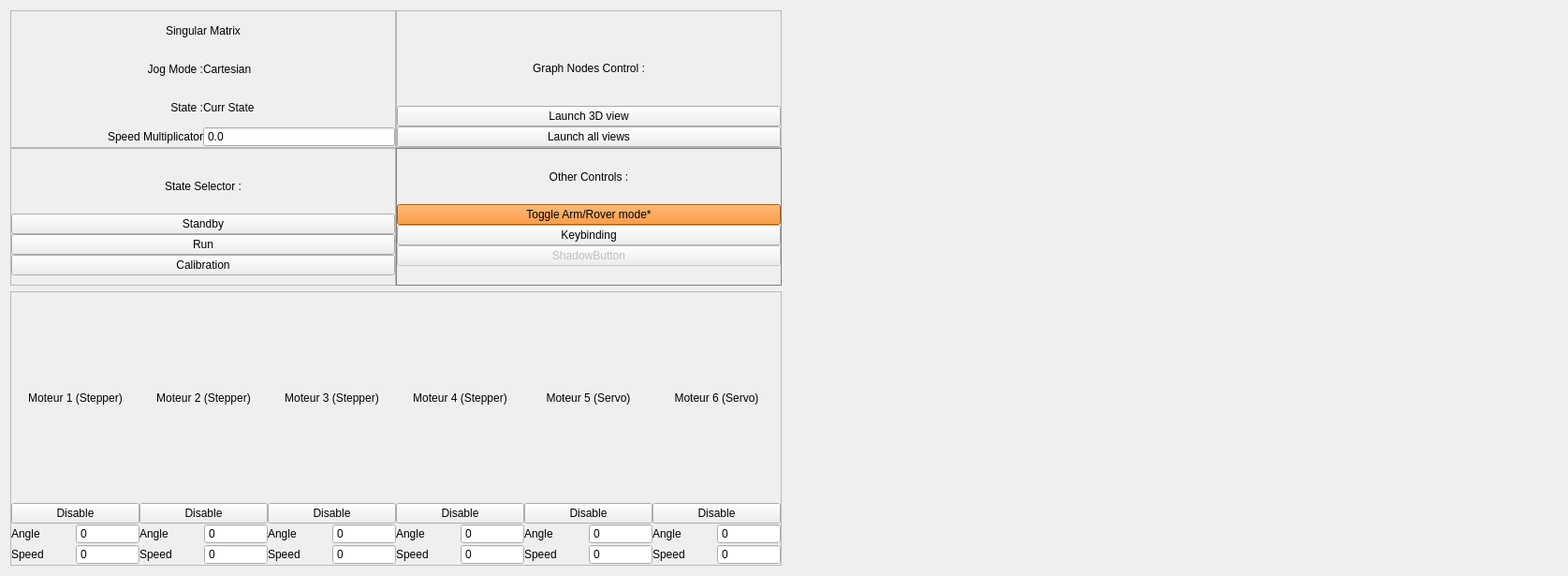
<?xml version="1.0" encoding="UTF-8"?>
<ui version="4.0">
 <class>Layout</class>
 <widget class="QWidget" name="Layout">
  <property name="enabled">
   <bool>true</bool>
  </property>
  <property name="geometry">
   <rect>
    <x>0</x>
    <y>0</y>
    <width>1675</width>
    <height>615</height>
   </rect>
  </property>
  <property name="font">
   <font>
    <pointsize>11</pointsize>
   </font>
  </property>
  <property name="contextMenuPolicy">
   <enum>Qt::DefaultContextMenu</enum>
  </property>
  <property name="acceptDrops">
   <bool>false</bool>
  </property>
  <property name="windowTitle">
   <string>Rovus Arm Gui</string>
  </property>
  <property name="styleSheet">
   <string notr="true"/>
  </property>
  <layout class="QGridLayout" name="gridLayout_5">
   <item row="0" column="0">
    <layout class="QVBoxLayout" name="verticalLayout_11">
     <item>
      <layout class="QHBoxLayout" name="horizontalLayout_8">
       <property name="spacing">
        <number>0</number>
       </property>
       <item>
        <layout class="QHBoxLayout" name="horizontalLayout_10">
         <item>
          <layout class="QVBoxLayout" name="verticalLayout_14">
           <property name="spacing">
            <number>0</number>
           </property>
           <item>
            <widget class="QFrame" name="frame_info">
             <property name="enabled">
              <bool>true</bool>
             </property>
             <property name="styleSheet">
              <string notr="true">QFrame#frame_other_controls{border: 1px solid grey;}</string>
             </property>
             <property name="frameShape">
              <enum>QFrame::StyledPanel</enum>
             </property>
             <property name="frameShadow">
              <enum>QFrame::Plain</enum>
             </property>
             <property name="lineWidth">
              <number>1</number>
             </property>
             <layout class="QGridLayout" name="gridLayout_2">
              <property name="leftMargin">
               <number>0</number>
              </property>
              <property name="topMargin">
               <number>0</number>
              </property>
              <property name="rightMargin">
               <number>0</number>
              </property>
              <property name="bottomMargin">
               <number>0</number>
              </property>
              <property name="spacing">
               <number>0</number>
              </property>
              <item row="0" column="0">
               <layout class="QHBoxLayout" name="horizontalLayout_13">
                <item>
                 <layout class="QVBoxLayout" name="verticalLayout_3">
                  <property name="spacing">
                   <number>0</number>
                  </property>
                  <item>
                   <widget class="QLabel" name="singularMatrix">
                    <property name="frameShape">
                     <enum>QFrame::NoFrame</enum>
                    </property>
                    <property name="frameShadow">
                     <enum>QFrame::Plain</enum>
                    </property>
                    <property name="text">
                     <string>Singular Matrix</string>
                    </property>
                    <property name="alignment">
                     <set>Qt::AlignCenter</set>
                    </property>
                   </widget>
                  </item>
                  <item>
                   <layout class="QHBoxLayout" name="horizontalLayout_11">
                    <item>
                     <widget class="QLabel" name="jogModeLabel">
                      <property name="text">
                       <string>Jog Mode :</string>
                      </property>
                      <property name="alignment">
                       <set>Qt::AlignRight|Qt::AlignTrailing|Qt::AlignVCenter</set>
                      </property>
                     </widget>
                    </item>
                    <item>
                     <widget class="QLabel" name="jogMode">
                      <property name="text">
                       <string>Cartesian</string>
                      </property>
                      <property name="alignment">
                       <set>Qt::AlignLeading|Qt::AlignLeft|Qt::AlignVCenter</set>
                      </property>
                      <property name="buddy">
                       <cstring>jogMode</cstring>
                      </property>
                     </widget>
                    </item>
                   </layout>
                  </item>
                  <item>
                   <layout class="QHBoxLayout" name="horizontalLayout_9">
                    <item>
                     <widget class="QLabel" name="stateLabel">
                      <property name="text">
                       <string>State :</string>
                      </property>
                      <property name="alignment">
                       <set>Qt::AlignRight|Qt::AlignTrailing|Qt::AlignVCenter</set>
                      </property>
                     </widget>
                    </item>
                    <item>
                     <widget class="QLabel" name="currState">
                      <property name="text">
                       <string>Curr State</string>
                      </property>
                      <property name="textFormat">
                       <enum>Qt::AutoText</enum>
                      </property>
                      <property name="scaledContents">
                       <bool>false</bool>
                      </property>
                      <property name="alignment">
                       <set>Qt::AlignLeading|Qt::AlignLeft|Qt::AlignVCenter</set>
                      </property>
                     </widget>
                    </item>
                   </layout>
                  </item>
                  <item>
                   <layout class="QHBoxLayout" name="horizontalLayout_12">
                    <item>
                     <widget class="QLabel" name="speedMultiplicatorLabel">
                      <property name="text">
                       <string>Speed Multiplicator</string>
                      </property>
                      <property name="alignment">
                       <set>Qt::AlignRight|Qt::AlignTrailing|Qt::AlignVCenter</set>
                      </property>
                     </widget>
                    </item>
                    <item>
                     <widget class="QDoubleSpinBox" name="currSpeedMultiplicator">
                      <property name="enabled">
                       <bool>true</bool>
                      </property>
                      <property name="acceptDrops">
                       <bool>false</bool>
                      </property>
                      <property name="frame">
                       <bool>true</bool>
                      </property>
                      <property name="readOnly">
                       <bool>true</bool>
                      </property>
                      <property name="buttonSymbols">
                       <enum>QAbstractSpinBox::NoButtons</enum>
                      </property>
                      <property name="suffix">
                       <string/>
                      </property>
                      <property name="decimals">
                       <number>1</number>
                      </property>
                      <property name="minimum">
                       <double>-360.000000000000000</double>
                      </property>
                      <property name="maximum">
                       <double>360.000000000000000</double>
                      </property>
                     </widget>
                    </item>
                   </layout>
                  </item>
                 </layout>
                </item>
               </layout>
              </item>
             </layout>
            </widget>
           </item>
           <item>
            <widget class="QFrame" name="frame_State">
             <property name="enabled">
              <bool>true</bool>
             </property>
             <property name="styleSheet">
              <string notr="true">QFrame#frame_other_controls{border: 1px solid grey;}</string>
             </property>
             <property name="frameShape">
              <enum>QFrame::StyledPanel</enum>
             </property>
             <property name="frameShadow">
              <enum>QFrame::Plain</enum>
             </property>
             <property name="lineWidth">
              <number>1</number>
             </property>
             <layout class="QGridLayout" name="gridLayout_7">
              <property name="leftMargin">
               <number>0</number>
              </property>
              <property name="topMargin">
               <number>0</number>
              </property>
              <property name="rightMargin">
               <number>0</number>
              </property>
              <property name="bottomMargin">
               <number>0</number>
              </property>
              <property name="spacing">
               <number>0</number>
              </property>
              <item row="0" column="0">
               <layout class="QHBoxLayout" name="horizontalLayout_31">
                <item>
                 <layout class="QVBoxLayout" name="verticalLayout_10">
                  <item>
                   <spacer name="verticalSpacer_6">
                    <property name="orientation">
                     <enum>Qt::Vertical</enum>
                    </property>
                    <property name="sizeType">
                     <enum>QSizePolicy::Minimum</enum>
                    </property>
                    <property name="sizeHint" stdset="0">
                     <size>
                      <width>20</width>
                      <height>10</height>
                     </size>
                    </property>
                   </spacer>
                  </item>
                  <item>
                   <widget class="QLabel" name="singularMatrix_5">
                    <property name="frameShape">
                     <enum>QFrame::NoFrame</enum>
                    </property>
                    <property name="frameShadow">
                     <enum>QFrame::Plain</enum>
                    </property>
                    <property name="text">
                     <string>State Selector :</string>
                    </property>
                    <property name="alignment">
                     <set>Qt::AlignCenter</set>
                    </property>
                   </widget>
                  </item>
                  <item>
                   <widget class="QPushButton" name="state_standby">
                    <property name="text">
                     <string>Standby</string>
                    </property>
                    <property name="iconSize">
                     <size>
                      <width>16</width>
                      <height>40</height>
                     </size>
                    </property>
                    <property name="checkable">
                     <bool>false</bool>
                    </property>
                    <property name="checked">
                     <bool>false</bool>
                    </property>
                    <property name="autoRepeat">
                     <bool>false</bool>
                    </property>
                    <property name="autoExclusive">
                     <bool>false</bool>
                    </property>
                    <property name="autoDefault">
                     <bool>false</bool>
                    </property>
                    <property name="default">
                     <bool>false</bool>
                    </property>
                    <property name="flat">
                     <bool>false</bool>
                    </property>
                   </widget>
                  </item>
                  <item>
                   <widget class="QPushButton" name="state_run">
                    <property name="text">
                     <string>Run</string>
                    </property>
                    <property name="iconSize">
                     <size>
                      <width>16</width>
                      <height>40</height>
                     </size>
                    </property>
                    <property name="checkable">
                     <bool>false</bool>
                    </property>
                    <property name="checked">
                     <bool>false</bool>
                    </property>
                    <property name="autoRepeat">
                     <bool>false</bool>
                    </property>
                    <property name="autoExclusive">
                     <bool>false</bool>
                    </property>
                    <property name="autoDefault">
                     <bool>false</bool>
                    </property>
                    <property name="default">
                     <bool>false</bool>
                    </property>
                    <property name="flat">
                     <bool>false</bool>
                    </property>
                   </widget>
                  </item>
                  <item>
                   <widget class="QPushButton" name="state_calib">
                    <property name="text">
                     <string>Calibration</string>
                    </property>
                    <property name="iconSize">
                     <size>
                      <width>16</width>
                      <height>40</height>
                     </size>
                    </property>
                    <property name="checkable">
                     <bool>false</bool>
                    </property>
                    <property name="checked">
                     <bool>false</bool>
                    </property>
                    <property name="autoRepeat">
                     <bool>false</bool>
                    </property>
                    <property name="autoExclusive">
                     <bool>false</bool>
                    </property>
                    <property name="autoDefault">
                     <bool>false</bool>
                    </property>
                    <property name="default">
                     <bool>false</bool>
                    </property>
                    <property name="flat">
                     <bool>false</bool>
                    </property>
                   </widget>
                  </item>
                  <item>
                   <spacer name="verticalSpacer_5">
                    <property name="orientation">
                     <enum>Qt::Vertical</enum>
                    </property>
                    <property name="sizeType">
                     <enum>QSizePolicy::Minimum</enum>
                    </property>
                    <property name="sizeHint" stdset="0">
                     <size>
                      <width>20</width>
                      <height>10</height>
                     </size>
                    </property>
                   </spacer>
                  </item>
                 </layout>
                </item>
               </layout>
              </item>
             </layout>
            </widget>
           </item>
          </layout>
         </item>
        </layout>
       </item>
       <item>
        <layout class="QVBoxLayout" name="verticalLayout_4">
         <property name="spacing">
          <number>0</number>
         </property>
         <item>
          <widget class="QFrame" name="frame_graph_nodes_control">
           <property name="enabled">
            <bool>true</bool>
           </property>
           <property name="styleSheet">
            <string notr="true">QFrame#frame_other_controls{border: 1px solid grey;}</string>
           </property>
           <property name="frameShape">
            <enum>QFrame::StyledPanel</enum>
           </property>
           <property name="frameShadow">
            <enum>QFrame::Plain</enum>
           </property>
           <property name="lineWidth">
            <number>1</number>
           </property>
           <layout class="QGridLayout" name="gridLayout_3">
            <property name="leftMargin">
             <number>0</number>
            </property>
            <property name="topMargin">
             <number>0</number>
            </property>
            <property name="rightMargin">
             <number>0</number>
            </property>
            <property name="bottomMargin">
             <number>0</number>
            </property>
            <property name="spacing">
             <number>0</number>
            </property>
            <item row="0" column="0">
             <layout class="QVBoxLayout" name="verticalLayout">
              <item>
               <spacer name="verticalSpacer_3">
                <property name="orientation">
                 <enum>Qt::Vertical</enum>
                </property>
                <property name="sizeType">
                 <enum>QSizePolicy::Minimum</enum>
                </property>
                <property name="sizeHint" stdset="0">
                 <size>
                  <width>20</width>
                  <height>20</height>
                 </size>
                </property>
               </spacer>
              </item>
              <item>
               <widget class="QLabel" name="singularMatrix_3">
                <property name="enabled">
                 <bool>true</bool>
                </property>
                <property name="frameShape">
                 <enum>QFrame::NoFrame</enum>
                </property>
                <property name="frameShadow">
                 <enum>QFrame::Plain</enum>
                </property>
                <property name="text">
                 <string>Graph Nodes Control :</string>
                </property>
                <property name="alignment">
                 <set>Qt::AlignCenter</set>
                </property>
               </widget>
              </item>
              <item>
               <widget class="QPushButton" name="launch_3d_view">
                <property name="enabled">
                 <bool>true</bool>
                </property>
                <property name="text">
                 <string>Launch 3D view</string>
                </property>
                <property name="checkable">
                 <bool>true</bool>
                </property>
               </widget>
              </item>
              <item>
               <widget class="QPushButton" name="launch_all_views">
                <property name="text">
                 <string>Launch all views</string>
                </property>
                <property name="checkable">
                 <bool>true</bool>
                </property>
               </widget>
              </item>
             </layout>
            </item>
           </layout>
          </widget>
         </item>
         <item>
          <widget class="QFrame" name="frame_other_controls">
           <property name="enabled">
            <bool>true</bool>
           </property>
           <property name="styleSheet">
            <string notr="true">QFrame#frame_other_controls{border: 1px solid grey;}</string>
           </property>
           <property name="frameShape">
            <enum>QFrame::StyledPanel</enum>
           </property>
           <property name="frameShadow">
            <enum>QFrame::Plain</enum>
           </property>
           <property name="lineWidth">
            <number>1</number>
           </property>
           <layout class="QGridLayout" name="gridLayout_4">
            <property name="leftMargin">
             <number>0</number>
            </property>
            <property name="topMargin">
             <number>0</number>
            </property>
            <property name="rightMargin">
             <number>0</number>
            </property>
            <property name="bottomMargin">
             <number>0</number>
            </property>
            <property name="spacing">
             <number>0</number>
            </property>
            <item row="0" column="0">
             <layout class="QVBoxLayout" name="verticalLayout_6">
              <item>
               <widget class="QLabel" name="singularMatrix_4">
                <property name="frameShape">
                 <enum>QFrame::NoFrame</enum>
                </property>
                <property name="frameShadow">
                 <enum>QFrame::Plain</enum>
                </property>
                <property name="text">
                 <string>Other Controls :</string>
                </property>
                <property name="alignment">
                 <set>Qt::AlignCenter</set>
                </property>
               </widget>
              </item>
              <item>
               <widget class="QPushButton" name="ctrl_joy_demux">
                <property name="styleSheet">
                 <string notr="true">background-color: rgb(255, 124, 0);</string>
                </property>
                <property name="text">
                 <string>Toggle Arm/Rover mode*</string>
                </property>
                <property name="checkable">
                 <bool>false</bool>
                </property>
               </widget>
              </item>
              <item>
               <widget class="QPushButton" name="show_keybinding">
                <property name="text">
                 <string>Keybinding</string>
                </property>
                <property name="checkable">
                 <bool>true</bool>
                </property>
               </widget>
              </item>
              <item>
               <widget class="QPushButton" name="shadowButton">
                <property name="enabled">
                 <bool>false</bool>
                </property>
                <property name="text">
                 <string>ShadowButton</string>
                </property>
               </widget>
              </item>
              <item>
               <spacer name="verticalSpacer_4">
                <property name="orientation">
                 <enum>Qt::Vertical</enum>
                </property>
                <property name="sizeType">
                 <enum>QSizePolicy::Minimum</enum>
                </property>
                <property name="sizeHint" stdset="0">
                 <size>
                  <width>20</width>
                  <height>20</height>
                 </size>
                </property>
               </spacer>
              </item>
             </layout>
            </item>
           </layout>
          </widget>
         </item>
        </layout>
       </item>
      </layout>
     </item>
     <item>
      <widget class="QFrame" name="frame_moteur">
       <property name="enabled">
        <bool>true</bool>
       </property>
       <property name="styleSheet">
        <string notr="true">QFrame#frame_other_controls{border: 1px solid grey;}</string>
       </property>
       <property name="frameShape">
        <enum>QFrame::StyledPanel</enum>
       </property>
       <property name="frameShadow">
        <enum>QFrame::Plain</enum>
       </property>
       <property name="lineWidth">
        <number>1</number>
       </property>
       <layout class="QGridLayout" name="gridLayout">
        <property name="leftMargin">
         <number>0</number>
        </property>
        <property name="topMargin">
         <number>0</number>
        </property>
        <property name="rightMargin">
         <number>0</number>
        </property>
        <property name="bottomMargin">
         <number>0</number>
        </property>
        <property name="spacing">
         <number>0</number>
        </property>
        <item row="0" column="0">
         <layout class="QHBoxLayout" name="horizontalLayout">
          <property name="spacing">
           <number>0</number>
          </property>
          <item>
           <layout class="QVBoxLayout" name="verticalLayoutMoteur1">
            <item>
             <widget class="QLabel" name="moteur1Label">
              <property name="text">
               <string>Moteur 1 (Stepper)</string>
              </property>
              <property name="alignment">
               <set>Qt::AlignCenter</set>
              </property>
              <property name="buddy">
               <cstring>moteur1Label</cstring>
              </property>
             </widget>
            </item>
            <item>
             <layout class="QHBoxLayout" name="horizontalLayout_2">
              <item>
               <widget class="QPushButton" name="j1_enable_">
                <property name="text">
                 <string>Disable</string>
                </property>
                <property name="checkable">
                 <bool>true</bool>
                </property>
                <property name="checked">
                 <bool>false</bool>
                </property>
                <property name="autoDefault">
                 <bool>false</bool>
                </property>
                <property name="default">
                 <bool>false</bool>
                </property>
                <property name="flat">
                 <bool>false</bool>
                </property>
               </widget>
              </item>
             </layout>
            </item>
            <item>
             <layout class="QHBoxLayout" name="horizontalLayout_3">
              <item>
               <widget class="QLabel" name="label_8">
                <property name="text">
                 <string>Angle</string>
                </property>
               </widget>
              </item>
              <item>
               <widget class="QDoubleSpinBox" name="j1_currAngle">
                <property name="enabled">
                 <bool>true</bool>
                </property>
                <property name="acceptDrops">
                 <bool>false</bool>
                </property>
                <property name="frame">
                 <bool>true</bool>
                </property>
                <property name="readOnly">
                 <bool>true</bool>
                </property>
                <property name="buttonSymbols">
                 <enum>QAbstractSpinBox::NoButtons</enum>
                </property>
                <property name="suffix">
                 <string/>
                </property>
                <property name="decimals">
                 <number>0</number>
                </property>
                <property name="minimum">
                 <double>-360.000000000000000</double>
                </property>
                <property name="maximum">
                 <double>360.000000000000000</double>
                </property>
               </widget>
              </item>
             </layout>
            </item>
            <item>
             <layout class="QHBoxLayout" name="horizontalLayout_4">
              <item>
               <widget class="QLabel" name="j1_speedLabel">
                <property name="text">
                 <string>Speed</string>
                </property>
               </widget>
              </item>
              <item>
               <widget class="QDoubleSpinBox" name="j1_currSpeed">
                <property name="enabled">
                 <bool>true</bool>
                </property>
                <property name="acceptDrops">
                 <bool>false</bool>
                </property>
                <property name="frame">
                 <bool>true</bool>
                </property>
                <property name="readOnly">
                 <bool>true</bool>
                </property>
                <property name="buttonSymbols">
                 <enum>QAbstractSpinBox::NoButtons</enum>
                </property>
                <property name="suffix">
                 <string/>
                </property>
                <property name="decimals">
                 <number>0</number>
                </property>
                <property name="minimum">
                 <double>-360.000000000000000</double>
                </property>
                <property name="maximum">
                 <double>360.000000000000000</double>
                </property>
               </widget>
              </item>
             </layout>
            </item>
           </layout>
          </item>
          <item>
           <layout class="QVBoxLayout" name="verticalLayout_5">
            <item>
             <widget class="QLabel" name="moteur2Label">
              <property name="text">
               <string>Moteur 2 (Stepper)</string>
              </property>
              <property name="alignment">
               <set>Qt::AlignCenter</set>
              </property>
             </widget>
            </item>
            <item>
             <layout class="QHBoxLayout" name="horizontalLayout_15">
              <item>
               <widget class="QPushButton" name="j2_enable_">
                <property name="text">
                 <string>Disable</string>
                </property>
                <property name="checkable">
                 <bool>true</bool>
                </property>
               </widget>
              </item>
             </layout>
            </item>
            <item>
             <layout class="QHBoxLayout" name="horizontalLayout_16">
              <item>
               <widget class="QLabel" name="label_16">
                <property name="text">
                 <string>Angle</string>
                </property>
               </widget>
              </item>
              <item>
               <widget class="QDoubleSpinBox" name="j2_currAngle">
                <property name="enabled">
                 <bool>true</bool>
                </property>
                <property name="acceptDrops">
                 <bool>false</bool>
                </property>
                <property name="frame">
                 <bool>true</bool>
                </property>
                <property name="readOnly">
                 <bool>true</bool>
                </property>
                <property name="buttonSymbols">
                 <enum>QAbstractSpinBox::NoButtons</enum>
                </property>
                <property name="suffix">
                 <string/>
                </property>
                <property name="decimals">
                 <number>0</number>
                </property>
                <property name="minimum">
                 <double>-360.000000000000000</double>
                </property>
                <property name="maximum">
                 <double>360.000000000000000</double>
                </property>
               </widget>
              </item>
             </layout>
            </item>
            <item>
             <layout class="QHBoxLayout" name="horizontalLayout_17">
              <item>
               <widget class="QLabel" name="j2_speedLabel">
                <property name="text">
                 <string>Speed</string>
                </property>
               </widget>
              </item>
              <item>
               <widget class="QDoubleSpinBox" name="j2_currSpeed">
                <property name="enabled">
                 <bool>true</bool>
                </property>
                <property name="acceptDrops">
                 <bool>false</bool>
                </property>
                <property name="frame">
                 <bool>true</bool>
                </property>
                <property name="readOnly">
                 <bool>true</bool>
                </property>
                <property name="buttonSymbols">
                 <enum>QAbstractSpinBox::NoButtons</enum>
                </property>
                <property name="suffix">
                 <string/>
                </property>
                <property name="decimals">
                 <number>0</number>
                </property>
                <property name="minimum">
                 <double>-360.000000000000000</double>
                </property>
                <property name="maximum">
                 <double>360.000000000000000</double>
                </property>
               </widget>
              </item>
             </layout>
            </item>
           </layout>
          </item>
          <item>
           <layout class="QVBoxLayout" name="verticalLayout_7">
            <item>
             <widget class="QLabel" name="moteur3Label">
              <property name="text">
               <string>Moteur 3 (Stepper)</string>
              </property>
              <property name="alignment">
               <set>Qt::AlignCenter</set>
              </property>
             </widget>
            </item>
            <item>
             <layout class="QHBoxLayout" name="horizontalLayout_21">
              <item>
               <widget class="QPushButton" name="j3_enable_">
                <property name="text">
                 <string>Disable</string>
                </property>
                <property name="checkable">
                 <bool>true</bool>
                </property>
               </widget>
              </item>
             </layout>
            </item>
            <item>
             <layout class="QHBoxLayout" name="horizontalLayout_22">
              <item>
               <widget class="QLabel" name="label_20">
                <property name="text">
                 <string>Angle</string>
                </property>
               </widget>
              </item>
              <item>
               <widget class="QDoubleSpinBox" name="j3_currAngle">
                <property name="enabled">
                 <bool>true</bool>
                </property>
                <property name="acceptDrops">
                 <bool>false</bool>
                </property>
                <property name="frame">
                 <bool>true</bool>
                </property>
                <property name="readOnly">
                 <bool>true</bool>
                </property>
                <property name="buttonSymbols">
                 <enum>QAbstractSpinBox::NoButtons</enum>
                </property>
                <property name="suffix">
                 <string/>
                </property>
                <property name="decimals">
                 <number>0</number>
                </property>
                <property name="minimum">
                 <double>-360.000000000000000</double>
                </property>
                <property name="maximum">
                 <double>360.000000000000000</double>
                </property>
               </widget>
              </item>
             </layout>
            </item>
            <item>
             <layout class="QHBoxLayout" name="horizontalLayout_23">
              <item>
               <widget class="QLabel" name="j3_speedLabel">
                <property name="text">
                 <string>Speed</string>
                </property>
               </widget>
              </item>
              <item>
               <widget class="QDoubleSpinBox" name="j3_currSpeed">
                <property name="enabled">
                 <bool>true</bool>
                </property>
                <property name="acceptDrops">
                 <bool>false</bool>
                </property>
                <property name="frame">
                 <bool>true</bool>
                </property>
                <property name="readOnly">
                 <bool>true</bool>
                </property>
                <property name="buttonSymbols">
                 <enum>QAbstractSpinBox::NoButtons</enum>
                </property>
                <property name="suffix">
                 <string/>
                </property>
                <property name="decimals">
                 <number>0</number>
                </property>
                <property name="minimum">
                 <double>-360.000000000000000</double>
                </property>
                <property name="maximum">
                 <double>360.000000000000000</double>
                </property>
               </widget>
              </item>
             </layout>
            </item>
           </layout>
          </item>
          <item>
           <layout class="QVBoxLayout" name="verticalLayout_8">
            <item>
             <widget class="QLabel" name="moteur4Label">
              <property name="text">
               <string>Moteur 4 (Stepper)</string>
              </property>
              <property name="alignment">
               <set>Qt::AlignCenter</set>
              </property>
             </widget>
            </item>
            <item>
             <layout class="QHBoxLayout" name="horizontalLayout_24">
              <item>
               <widget class="QPushButton" name="j4_enable_">
                <property name="text">
                 <string>Disable</string>
                </property>
                <property name="checkable">
                 <bool>true</bool>
                </property>
               </widget>
              </item>
             </layout>
            </item>
            <item>
             <layout class="QHBoxLayout" name="horizontalLayout_25">
              <item>
               <widget class="QLabel" name="label_22">
                <property name="text">
                 <string>Angle</string>
                </property>
               </widget>
              </item>
              <item>
               <widget class="QDoubleSpinBox" name="j4_currAngle">
                <property name="enabled">
                 <bool>true</bool>
                </property>
                <property name="acceptDrops">
                 <bool>false</bool>
                </property>
                <property name="frame">
                 <bool>true</bool>
                </property>
                <property name="readOnly">
                 <bool>true</bool>
                </property>
                <property name="buttonSymbols">
                 <enum>QAbstractSpinBox::NoButtons</enum>
                </property>
                <property name="suffix">
                 <string/>
                </property>
                <property name="decimals">
                 <number>0</number>
                </property>
                <property name="minimum">
                 <double>-360.000000000000000</double>
                </property>
                <property name="maximum">
                 <double>360.000000000000000</double>
                </property>
               </widget>
              </item>
             </layout>
            </item>
            <item>
             <layout class="QHBoxLayout" name="horizontalLayout_26">
              <item>
               <widget class="QLabel" name="j4_speedLabel">
                <property name="text">
                 <string>Speed</string>
                </property>
               </widget>
              </item>
              <item>
               <widget class="QDoubleSpinBox" name="j4_currSpeed">
                <property name="enabled">
                 <bool>true</bool>
                </property>
                <property name="acceptDrops">
                 <bool>false</bool>
                </property>
                <property name="frame">
                 <bool>true</bool>
                </property>
                <property name="readOnly">
                 <bool>true</bool>
                </property>
                <property name="buttonSymbols">
                 <enum>QAbstractSpinBox::NoButtons</enum>
                </property>
                <property name="suffix">
                 <string/>
                </property>
                <property name="decimals">
                 <number>0</number>
                </property>
                <property name="minimum">
                 <double>-360.000000000000000</double>
                </property>
                <property name="maximum">
                 <double>360.000000000000000</double>
                </property>
               </widget>
              </item>
             </layout>
            </item>
           </layout>
          </item>
          <item>
           <layout class="QVBoxLayout" name="verticalLayout_9">
            <item>
             <widget class="QLabel" name="moteur5Label">
              <property name="text">
               <string>Moteur 5 (Servo)</string>
              </property>
              <property name="alignment">
               <set>Qt::AlignCenter</set>
              </property>
             </widget>
            </item>
            <item>
             <layout class="QHBoxLayout" name="horizontalLayout_27">
              <item>
               <widget class="QPushButton" name="pushButton_9">
                <property name="text">
                 <string>Disable</string>
                </property>
                <property name="checkable">
                 <bool>true</bool>
                </property>
               </widget>
              </item>
             </layout>
            </item>
            <item>
             <layout class="QHBoxLayout" name="horizontalLayout_28">
              <item>
               <widget class="QLabel" name="label_24">
                <property name="text">
                 <string>Angle</string>
                </property>
               </widget>
              </item>
              <item>
               <widget class="QDoubleSpinBox" name="j5_currAngle">
                <property name="enabled">
                 <bool>true</bool>
                </property>
                <property name="acceptDrops">
                 <bool>false</bool>
                </property>
                <property name="frame">
                 <bool>true</bool>
                </property>
                <property name="readOnly">
                 <bool>true</bool>
                </property>
                <property name="buttonSymbols">
                 <enum>QAbstractSpinBox::NoButtons</enum>
                </property>
                <property name="suffix">
                 <string/>
                </property>
                <property name="decimals">
                 <number>0</number>
                </property>
                <property name="minimum">
                 <double>-360.000000000000000</double>
                </property>
                <property name="maximum">
                 <double>360.000000000000000</double>
                </property>
               </widget>
              </item>
             </layout>
            </item>
            <item>
             <layout class="QHBoxLayout" name="horizontalLayout_29">
              <item>
               <widget class="QLabel" name="j5_speedLabel">
                <property name="text">
                 <string>Speed</string>
                </property>
               </widget>
              </item>
              <item>
               <widget class="QDoubleSpinBox" name="j5_currSpeed">
                <property name="enabled">
                 <bool>true</bool>
                </property>
                <property name="acceptDrops">
                 <bool>false</bool>
                </property>
                <property name="frame">
                 <bool>true</bool>
                </property>
                <property name="readOnly">
                 <bool>true</bool>
                </property>
                <property name="buttonSymbols">
                 <enum>QAbstractSpinBox::NoButtons</enum>
                </property>
                <property name="suffix">
                 <string/>
                </property>
                <property name="decimals">
                 <number>0</number>
                </property>
                <property name="minimum">
                 <double>-360.000000000000000</double>
                </property>
                <property name="maximum">
                 <double>360.000000000000000</double>
                </property>
               </widget>
              </item>
             </layout>
            </item>
           </layout>
          </item>
          <item>
           <layout class="QVBoxLayout" name="verticalLayout_2">
            <item>
             <widget class="QLabel" name="moteur6Label">
              <property name="text">
               <string>Moteur 6 (Servo)</string>
              </property>
              <property name="alignment">
               <set>Qt::AlignCenter</set>
              </property>
              <property name="buddy">
               <cstring>moteur6Label</cstring>
              </property>
             </widget>
            </item>
            <item>
             <layout class="QHBoxLayout" name="horizontalLayout_5">
              <item>
               <widget class="QPushButton" name="pushButton_2_">
                <property name="text">
                 <string>Disable</string>
                </property>
                <property name="checkable">
                 <bool>true</bool>
                </property>
               </widget>
              </item>
             </layout>
            </item>
            <item>
             <layout class="QHBoxLayout" name="horizontalLayout_6">
              <item>
               <widget class="QLabel" name="label_10">
                <property name="text">
                 <string>Angle</string>
                </property>
               </widget>
              </item>
              <item>
               <widget class="QDoubleSpinBox" name="j6_currAngle">
                <property name="enabled">
                 <bool>true</bool>
                </property>
                <property name="acceptDrops">
                 <bool>false</bool>
                </property>
                <property name="frame">
                 <bool>true</bool>
                </property>
                <property name="readOnly">
                 <bool>true</bool>
                </property>
                <property name="buttonSymbols">
                 <enum>QAbstractSpinBox::NoButtons</enum>
                </property>
                <property name="suffix">
                 <string/>
                </property>
                <property name="decimals">
                 <number>0</number>
                </property>
                <property name="minimum">
                 <double>-360.000000000000000</double>
                </property>
                <property name="maximum">
                 <double>360.000000000000000</double>
                </property>
               </widget>
              </item>
             </layout>
            </item>
            <item>
             <layout class="QHBoxLayout" name="horizontalLayout_7">
              <item>
               <widget class="QLabel" name="j6_speedLabel">
                <property name="text">
                 <string>Speed</string>
                </property>
               </widget>
              </item>
              <item>
               <widget class="QDoubleSpinBox" name="j6_currSpeed">
                <property name="enabled">
                 <bool>true</bool>
                </property>
                <property name="acceptDrops">
                 <bool>false</bool>
                </property>
                <property name="frame">
                 <bool>true</bool>
                </property>
                <property name="readOnly">
                 <bool>true</bool>
                </property>
                <property name="buttonSymbols">
                 <enum>QAbstractSpinBox::NoButtons</enum>
                </property>
                <property name="suffix">
                 <string/>
                </property>
                <property name="decimals">
                 <number>0</number>
                </property>
                <property name="minimum">
                 <double>-360.000000000000000</double>
                </property>
                <property name="maximum">
                 <double>360.000000000000000</double>
                </property>
               </widget>
              </item>
             </layout>
            </item>
           </layout>
          </item>
         </layout>
        </item>
       </layout>
      </widget>
     </item>
    </layout>
   </item>
   <item row="0" column="1">
    <widget class="QLabel" name="img_keybinding">
     <property name="enabled">
      <bool>true</bool>
     </property>
     <property name="text">
      <string/>
     </property>
     <property name="textFormat">
      <enum>Qt::AutoText</enum>
     </property>
     <property name="pixmap">
      <pixmap>Keybinding ROVUS.svg</pixmap>
     </property>
     <property name="scaledContents">
      <bool>false</bool>
     </property>
     <property name="alignment">
      <set>Qt::AlignCenter</set>
     </property>
     <property name="wordWrap">
      <bool>false</bool>
     </property>
    </widget>
   </item>
  </layout>
 </widget>
 <resources/>
 <connections/>
</ui>
